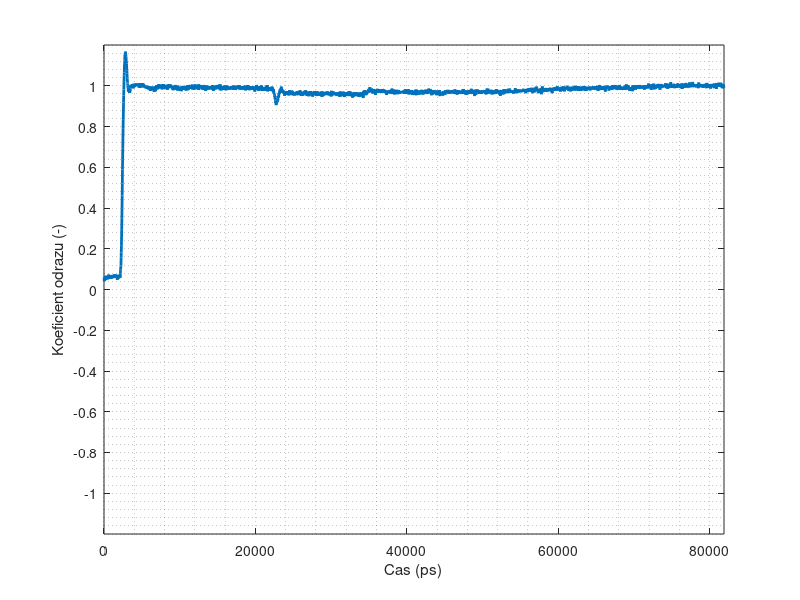
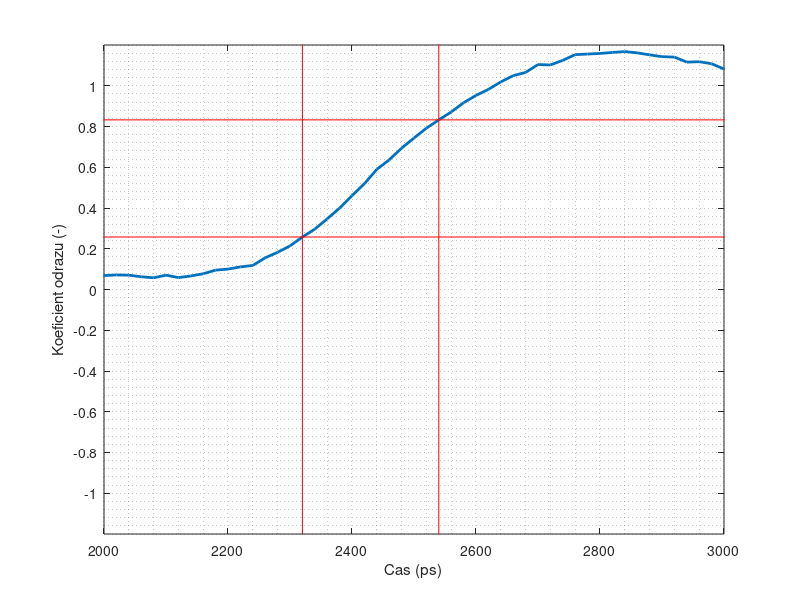
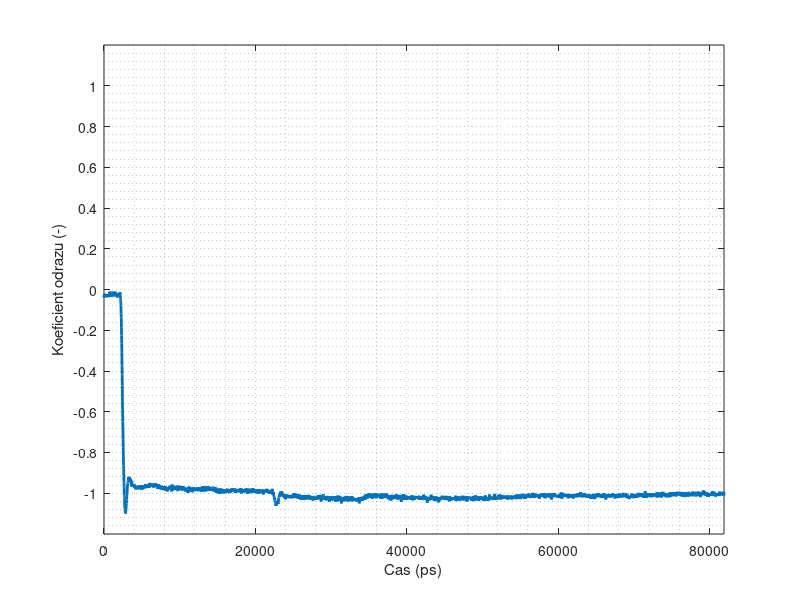
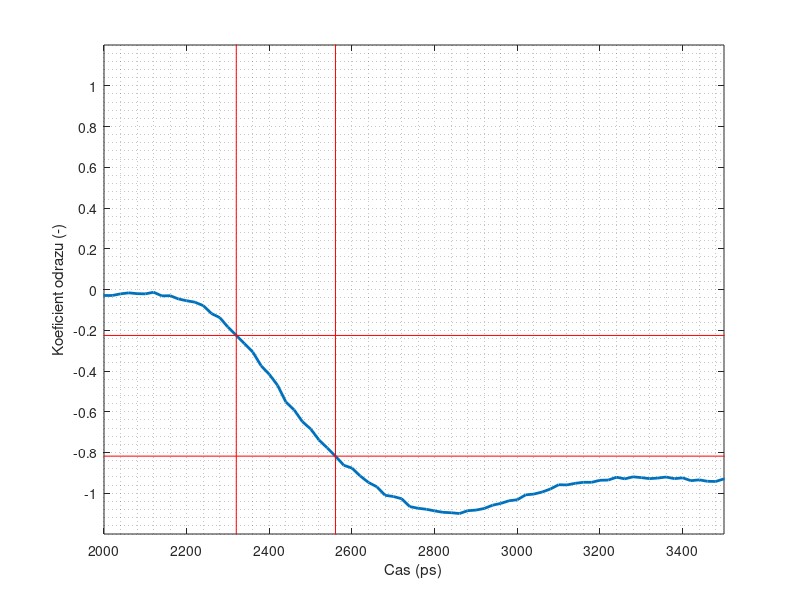

MATLAB code for these plots, in order:
close all; clear all; clf;

time=0:20:20*4095;
fid=fopen("open.dat");
val=fread(fid,4096,"uint16")';
val=-2*(val-956)/(2974-956)+1;

plot(time,val,"linewidth",2);
hold on;
ylim([-1.2 1.2]);
xlim([time(1) time(end)]);
start_value=mean(val(1:100));
end_value=mean(val(240:4096));
rise20_value=start_value+0.2*(end_value-start_value);
rise80_value=start_value+0.8*(end_value-start_value);
rise20_position=find(val>=rise20_value)(1);
rise20_value=val(rise20_position);
rise80_position=find(val>=rise80_value)(1);
rise80_value=val(rise80_position);
yticks([-1:0.2:1]);
grid off;
grid minor on;
l=xlabel("Cas (ps)");
ylabel("Koeficient odrazu (-)");
hold on;
saveas(gca, '/home/msboss/Documents/diplomova_prace/LaTeX/images/self-measurements/measured_open.eps','epsc');
plot([time(1) time(end)], rise20_value.*ones(1,2),"color","r");
plot([time(1) time(end)], rise80_value.*ones(1,2),"color","r");
plot(time(rise20_position).*ones(1,2), [-10 10],"color","r");
plot(time(rise80_position).*ones(1,2), [-10 10],"color","r");
xlim([2000 3000]);
saveas(gca, '/home/msboss/Documents/diplomova_prace/LaTeX/images/self-measurements/measure_open_risetime.eps','epsc');

figure();
fid=fopen("short.dat");
val=fread(fid,4096,"uint16")';
val=-2*(val-904)/(2913-904)+1;

plot(time,val,"linewidth",2);
hold on;
ylim([-1.2 1.2]);
xlim([time(1) time(end)]);
start_value=mean(val(1:100));
end_value=mean(val(240:4096));
rise20_value=start_value+0.2*(end_value-start_value);
rise80_value=start_value+0.8*(end_value-start_value);
rise20_position=find(val<=rise20_value)(1);
rise20_value=val(rise20_position);
rise80_position=find(val<=rise80_value)(1);
rise80_value=val(rise80_position);
yticks([-1:0.2:1]);
grid off;
grid minor on;
l=xlabel("Cas (ps)");
ylabel("Koeficient odrazu (-)");
hold on;
saveas(gca, '/home/msboss/Documents/diplomova_prace/LaTeX/images/self-measurements/measured_short.eps','epsc');
plot([time(1) time(end)], rise20_value.*ones(1,2),"color","r");
plot([time(1) time(end)], rise80_value.*ones(1,2),"color","r");
plot(time(rise20_position).*ones(1,2), [-10 10],"color","r");
plot(time(rise80_position).*ones(1,2), [-10 10],"color","r");
xlim([2000 3500]);
saveas(gca, '/home/msboss/Documents/diplomova_prace/LaTeX/images/self-measurements/measure_short_risetime.eps','epsc');

figure();
fid=fopen("load.dat");
val=fread(fid,4096,"uint16")';
val=-2*(val-972)/(2996-972)+1;

plot(time,val,"linewidth",2);
hold on;
ylim([-1.2 1.2]);
xlim([time(1) time(end)]);
yticks([-1:0.2:1]);
grid off;
grid minor on;
l=xlabel("Cas (ps)");
ylabel("Koeficient odrazu (-)");
hold on;
saveas(gca, '/home/msboss/Documents/diplomova_prace/LaTeX/images/self-measurements/measured_load.eps','epsc');
